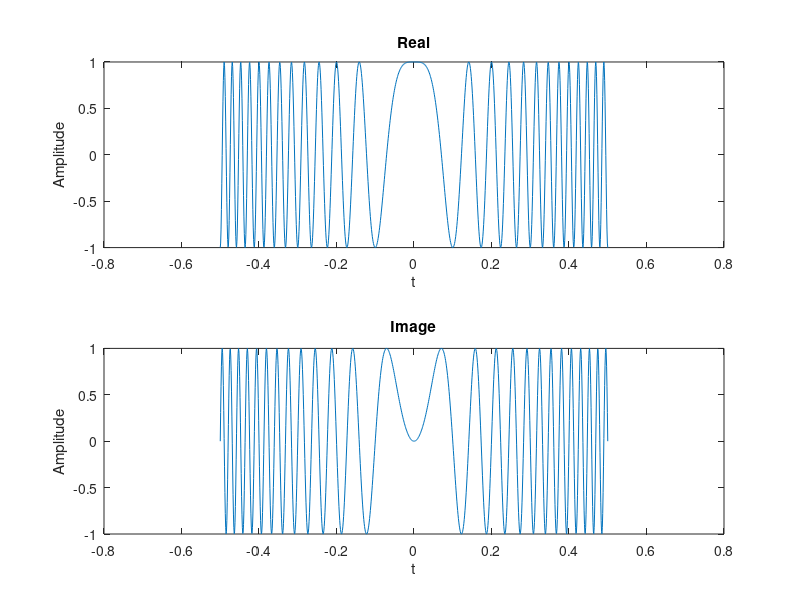

MATLAB code to generate this figure:
% t blong to [-0.5, 0.5]
% s(t) = exp(j*pi*K*t^2), K = 100
% draw the real part and the imaginary part of s(t)
clear; clc; close all;

t = linspace(-0.5, 0.5, 1000);
K = 100;
s = exp(1i*pi*K*t.^2);

figure
subplot(2,1,1)
plot(t,real(s));
title('Real');
ylabel('Amplitude');
xlabel('t');

subplot(2,1,2)
plot(t,imag(s));
title('Image');
ylabel('Amplitude');
xlabel('t');